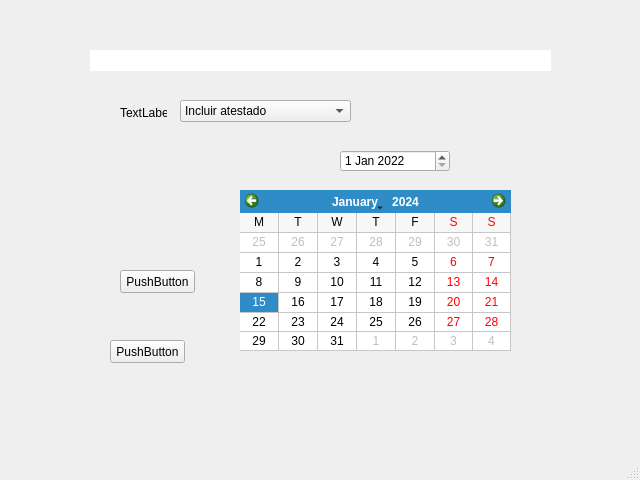
<?xml version="1.0" encoding="UTF-8"?>
<ui version="4.0">
 <class>MainWindow</class>
 <widget class="QMainWindow" name="MainWindow">
  <property name="enabled">
   <bool>true</bool>
  </property>
  <property name="geometry">
   <rect>
    <x>0</x>
    <y>0</y>
    <width>640</width>
    <height>480</height>
   </rect>
  </property>
  <property name="windowTitle">
   <string>MainWindow</string>
  </property>
  <property name="autoFillBackground">
   <bool>false</bool>
  </property>
  <widget class="QWidget" name="centralwidget">
   <widget class="QPushButton" name="pushButton">
    <property name="geometry">
     <rect>
      <x>120</x>
      <y>270</y>
      <width>75</width>
      <height>23</height>
     </rect>
    </property>
    <property name="text">
     <string>PushButton</string>
    </property>
   </widget>
   <widget class="QPushButton" name="pushButton_2">
    <property name="geometry">
     <rect>
      <x>110</x>
      <y>340</y>
      <width>75</width>
      <height>23</height>
     </rect>
    </property>
    <property name="text">
     <string>PushButton</string>
    </property>
   </widget>
   <widget class="QLabel" name="label">
    <property name="geometry">
     <rect>
      <x>90</x>
      <y>50</y>
      <width>461</width>
      <height>21</height>
     </rect>
    </property>
    <property name="styleSheet">
     <string notr="true">background-color: rgb(255, 255, 255);
font: 10pt &quot;MS Shell Dlg 2&quot;;</string>
    </property>
    <property name="text">
     <string/>
    </property>
   </widget>
   <widget class="QComboBox" name="comboBox">
    <property name="geometry">
     <rect>
      <x>180</x>
      <y>100</y>
      <width>171</width>
      <height>22</height>
     </rect>
    </property>
    <item>
     <property name="text">
      <string>Incluir atestado</string>
     </property>
    </item>
    <item>
     <property name="text">
      <string>Incluir falta</string>
     </property>
    </item>
   </widget>
   <widget class="QLabel" name="label_2">
    <property name="geometry">
     <rect>
      <x>120</x>
      <y>102</y>
      <width>47</width>
      <height>21</height>
     </rect>
    </property>
    <property name="text">
     <string>TextLabel</string>
    </property>
   </widget>
   <widget class="QCalendarWidget" name="calendarWidget">
    <property name="enabled">
     <bool>true</bool>
    </property>
    <property name="geometry">
     <rect>
      <x>240</x>
      <y>190</y>
      <width>271</width>
      <height>161</height>
     </rect>
    </property>
    <property name="gridVisible">
     <bool>true</bool>
    </property>
    <property name="selectionMode">
     <enum>QCalendarWidget::SingleSelection</enum>
    </property>
    <property name="horizontalHeaderFormat">
     <enum>QCalendarWidget::SingleLetterDayNames</enum>
    </property>
    <property name="verticalHeaderFormat">
     <enum>QCalendarWidget::NoVerticalHeader</enum>
    </property>
    <property name="navigationBarVisible">
     <bool>true</bool>
    </property>
    <property name="dateEditEnabled">
     <bool>true</bool>
    </property>
   </widget>
   <widget class="QDateEdit" name="dateEdit">
    <property name="geometry">
     <rect>
      <x>340</x>
      <y>150</y>
      <width>110</width>
      <height>22</height>
     </rect>
    </property>
    <property name="dateTime">
     <datetime>
      <hour>0</hour>
      <minute>0</minute>
      <second>0</second>
      <year>2022</year>
      <month>1</month>
      <day>1</day>
     </datetime>
    </property>
   </widget>
  </widget>
  <widget class="QMenuBar" name="menubar">
   <property name="geometry">
    <rect>
     <x>0</x>
     <y>0</y>
     <width>640</width>
     <height>21</height>
    </rect>
   </property>
  </widget>
  <widget class="QStatusBar" name="statusbar"/>
 </widget>
 <resources/>
 <connections/>
</ui>
